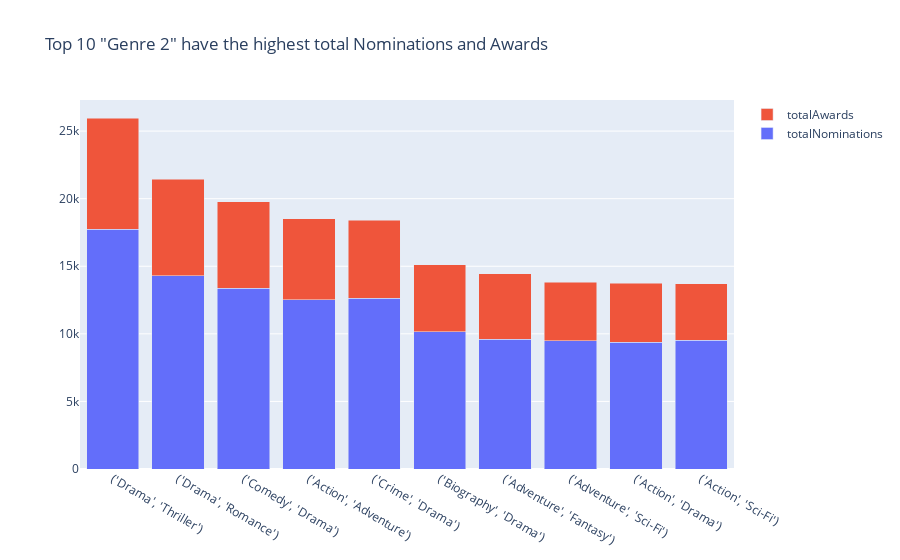

Write notebook code for a chart like this one.
### Code cell
fig = go.Figure(data=[
    go.Bar(name='totalNominations', x=tan_genre2.index, y=tan_genre2['totalNominations']),
    go.Bar(name='totalAwards', x=tan_genre2.index, y=tan_genre2['totalAwards'])
   
])

fig.update_layout(barmode='stack', title='Top 10 "Genre 2" have the highest total Nominations and Awards')

# Hiển thị biểu đồ
fig.show()

### Figure 1 — Plotly figure (JSON) as saved in the notebook; plotly's stock layout.template omitted (floating-point values rounded to 4 significant figures)
{"data": [{"name": "totalNominations", "type": "bar", "x": ["('Drama', 'Thriller')", "('Drama', 'Romance')", "('Comedy', 'Drama')", "('Action', 'Adventure')", "('Crime', 'Drama')", "('Biography', 'Drama')", "('Adventure', 'Fantasy')", "('Adventure', 'Sci-Fi')", "('Action', 'Drama')", "('Action', 'Sci-Fi')"], "y": [17756, 14300, 13384, 12510, 12637, 10173, 9590, 9482, 9384, 9513]}, {"name": "totalAwards", "type": "bar", "x": ["('Drama', 'Thriller')", "('Drama', 'Romance')", "('Comedy', 'Drama')", "('Action', 'Adventure')", "('Crime', 'Drama')", "('Biography', 'Drama')", "('Adventure', 'Fantasy')", "('Adventure', 'Sci-Fi')", "('Action', 'Drama')", "('Action', 'Sci-Fi')"], "y": [8180, 7150, 6392, 5994, 5770, 4931, 4860, 4350, 4376, 4196]}], "layout": {"barmode": "stack", "title": {"text": "Top 10 \"Genre 2\" have the highest total Nominations and Awards"}}}
